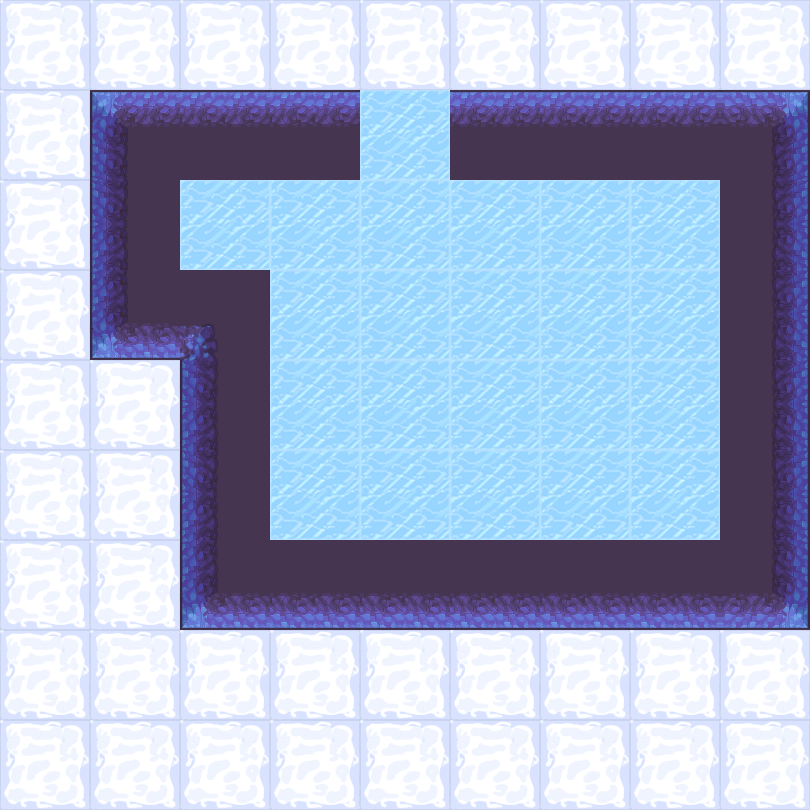

A level layout from a 2D game, rendered from its tile map. Below: a short description, then the map file with tile-grid data replaced by summaries:
An orthogonal 9x9 tile map with 90x90 px tiles, 2 tile layers (地形, 障碍) and 26 objects (19x map, 5x spring, bed, door).

<map version="1.5" tiledversion="1.7.2" orientation="orthogonal" renderorder="right-down" width="9" height="9" tilewidth="90" tileheight="90" infinite="0" nextlayerid="4" nextobjectid="36">
 <tileset firstgid="1" name="1" tilewidth="90" tileheight="90" tilecount="100" columns="10">
  <image source="2.png" trans="ff00ff" width="900" height="900" />
 </tileset>
 <layer id="1" name="地形" width="9" height="9">
  <data>[81 cells, 58 non-empty, 2 distinct tile ids]</data>
 </layer>
 <layer id="2" name="障碍" width="9" height="9">
  <data>[81 cells, 23 non-empty, 10 distinct tile ids]</data>
 </layer>
 <objectgroup id="3" name="对象">
  <object id="2" name="bed" x="450" y="450" width="90" height="90" />
  <object id="4" name="map" x="630" y="360" width="90" height="90" />
  <object id="7" name="map" x="270" y="270" width="90" height="90" />
  <object id="8" name="map" x="270" y="360" width="90" height="90" />
  <object id="9" name="map" x="270" y="450" width="90" height="90" />
  <object id="12" name="map" x="360" y="360" width="90" height="90" />
  <object id="13" name="map" x="360" y="450" width="90" height="90" />
  <object id="15" name="map" x="540" y="360" width="90" height="90" />
  <object id="16" name="map" x="540" y="270" width="90" height="90" />
  <object id="17" name="map" x="450" y="360" width="90" height="90" />
  <object id="18" name="map" x="360" y="270" width="90" height="90" />
  <object id="19" name="map" x="450" y="270" width="90" height="90" />
  <object id="20" name="map" x="630" y="270" width="90" height="90" />
  <object id="23" name="map" x="540" y="450" width="90" height="90" />
  <object id="24" name="map" x="360" y="180" width="90" height="90">
   <properties>
    <property name="weapon" type="int" value="1" />
   </properties>
  </object>
  <object id="25" name="map" x="270" y="180" width="90" height="90">
   <properties>
    <property name="weapon" type="int" value="2" />
   </properties>
  </object>
  <object id="26" name="map" x="450" y="180" width="90" height="90">
   <properties>
    <property name="weapon" type="int" value="3" />
   </properties>
  </object>
  <object id="27" name="map" x="540" y="180" width="90" height="90">
   <properties>
    <property name="weapon" type="int" value="4" />
   </properties>
  </object>
  <object id="28" name="map" x="180" y="180" width="90" height="90">
   <properties>
    <property name="weapon" type="int" value="5" />
   </properties>
  </object>
  <object id="29" name="map" x="630" y="180" width="90" height="90">
   <properties>
    <property name="weapon" type="int" value="6" />
   </properties>
  </object>
  <object id="30" name="spring" x="450" y="630" width="90" height="90">
   <properties>
    <property name="direction" value="1" />
   </properties>
  </object>
  <object id="31" name="spring" x="630" y="450" width="90" height="90">
   <properties>
    <property name="direction" value="3" />
   </properties>
  </object>
  <object id="32" name="door" x="360" y="90" width="90" height="90">
   <properties>
    <property name="LorR" type="int" value="1" />
    <property name="motion" type="int" value="4" />
    <property name="rotate" type="int" value="0" />
   </properties>
  </object>
  <object id="33" name="spring" x="270" y="630" width="90" height="90">
   <properties>
    <property name="direction" value="2" />
   </properties>
  </object>
  <object id="34" name="spring" x="90" y="630" width="90" height="90">
   <properties>
    <property name="direction" value="2" />
   </properties>
  </object>
  <object id="35" name="spring" x="90" y="450" width="90" height="90">
   <properties>
    <property name="direction" value="3" />
   </properties>
  </object>
 </objectgroup>
</map>
